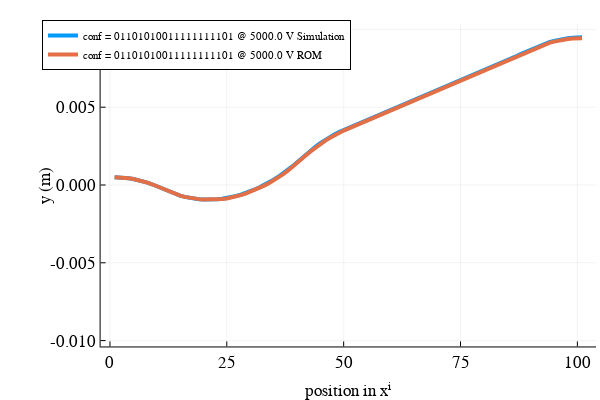

Notebook code for this chart:
### Code cell
x_i_ = X_test[:,argmin(Err)]
c_test_string = ""
for i in C_test[:,argmin(Err)]
    c_test_string = c_test_string * "$i"
end
plot(x_i_,
xlabel ="position in xⁱ",
ylabel = "y (m)",
linewidth=4,
label="conf = $(c_test_string) @ $pot V Simulation",
legendfontsize=8,
guidefontsize=12,
tickfontsize=12,
legend=:topleft,
ylims=(-1.1*maximum(abs.(x_i_)),1.1*maximum(abs.(x_i_)))
)
x_i_ = ReverseMap2(VectorSearch(Y_,C_test[:,argmin(Err)],VS_list),C_test[:,argmin(Err)],Y_,X,C_n,nh,nothing)
plot!(x_i_,
label="conf = $(c_test_string) @ $pot V ROM",
linewidth=4,
ylims=(-1.1*maximum(abs.(x_i_)),1.1*maximum(abs.(x_i_)))
)

### Figure 1 — Plotly figure (JSON) as saved in the notebook; plotly's stock layout.template omitted (floating-point values rounded to 4 significant figures)
{"data": [{"colorbar": {"len": 0.897, "title": "", "x": 0.9934, "y": 0.5417}, "legendgroup": "conf = 01101010011111111101 @ 5000.0 V Simulation", "line": {"color": "rgba(0, 154, 250, 1.000)", "dash": "solid", "shape": "linear", "width": 4}, "mode": "lines", "name": "conf = 01101010011111111101 @ 5000.0 V Simulation", "showlegend": true, "type": "scatter", "x": [1, 2, 3, 4, 5, 6, 7, 8, 9, 10, 11, 12, 13, 14, 15, 16, 17, 18, 19, 20, 21, 22, 23, 24, 25, 26, 27, 28, 29, 30, 31, 32, 33, 34, 35, 36, 37, 38, 39, 40, 41, 42, 43, 44, 45, 46, 47, 48, 49, 50, 51, 52, 53, 54, 55, 56, 57, 58, 59, 60, 61, 62, 63, 64, 65, 66, 67, 68, 69, 70, 71, 72, 73, 74, 75, 76, 77, 78, 79, 80, 81, 82, 83, 84, 85, 86, 87, 88, 89, 90, 91, 92, 93, 94, 95, 96, 97, 98, 99, 100, 101], "xaxis": "x", "y": [0.000497, 0.0004902, 0.0004698, 0.0004357, 0.0003878, 0.0003256, 0.0002487, 0.0001564, 4.826e-05, -7.822e-05, -0.000219, -0.0003598, -0.0004863, -0.0005945, -0.0006868, -0.0007638, -0.0008261, -0.0008743, -0.0009087, -0.0009295, -0.0009369, -0.0009311, -0.000912, -0.0008799, -0.0008346, -0.0007763, -0.0007049, -0.0006205, -0.000523, -0.0004125, -0.0002889, -0.0001521, -2.125e-06, 0.0001613, 0.0003383, 0.0005293, 0.0007346, 0.0009548, 0.001191, 0.001444, 0.001712, 0.001979, 0.002232, 0.002467, 0.002686, 0.002889, 0.003077, 0.003249, 0.003407, 0.003548, 0.003676, 0.003797, 0.003919, 0.004044, 0.004169, 0.004296, 0.004423, 0.004551, 0.004679, 0.004807, 0.004935, 0.005064, 0.005193, 0.005321, 0.00545, 0.005579, 0.005707, 0.005836, 0.005965, 0.006094, 0.006223, 0.006351, 0.00648, 0.006609, 0.006738, 0.006867, 0.006996, 0.007124, 0.007253, 0.007382, 0.007511, 0.007641, 0.00777, 0.0079, 0.00803, 0.00816, 0.008291, 0.008423, 0.008557, 0.008693, 0.00883, 0.00896, 0.009077, 0.009178, 0.009264, 0.009337, 0.009395, 0.00944, 0.009472, 0.00949, 0.009494], "yaxis": "y"}, {"colorbar": {"len": 0.897, "title": "", "x": 0.9934, "y": 0.5417}, "legendgroup": "conf = 01101010011111111101 @ 5000.0 V ROM", "line": {"color": "rgba(227, 111, 71, 1.000)", "dash": "solid", "shape": "linear", "width": 4}, "mode": "lines", "name": "conf = 01101010011111111101 @ 5000.0 V ROM", "showlegend": true, "type": "scatter", "x": [1, 2, 3, 4, 5, 6, 7, 8, 9, 10, 11, 12, 13, 14, 15, 16, 17, 18, 19, 20, 21, 22, 23, 24, 25, 26, 27, 28, 29, 30, 31, 32, 33, 34, 35, 36, 37, 38, 39, 40, 41, 42, 43, 44, 45, 46, 47, 48, 49, 50, 51, 52, 53, 54, 55, 56, 57, 58, 59, 60, 61, 62, 63, 64, 65, 66, 67, 68, 69, 70, 71, 72, 73, 74, 75, 76, 77, 78, 79, 80, 81, 82, 83, 84, 85, 86, 87, 88, 89, 90, 91, 92, 93, 94, 95, 96, 97, 98, 99, 100, 101], "xaxis": "x", "y": [0.000497, 0.0004902, 0.0004698, 0.0004357, 0.0003878, 0.0003255, 0.0002487, 0.0001564, 4.826e-05, -7.823e-05, -0.000219, -0.0003601, -0.000485, -0.0005937, -0.0006867, -0.0007643, -0.0008268, -0.0008744, -0.0009075, -0.0009264, -0.0009314, -0.0009367, -0.000927, -0.0009024, -0.0008628, -0.0008083, -0.000739, -0.0006547, -0.0005556, -0.0004417, -0.000313, -0.0001841, -4.06e-05, 0.0001177, 0.000291, 0.0004796, 0.0006835, 0.0009031, 0.001138, 0.00139, 0.001658, 0.001924, 0.002175, 0.00241, 0.002629, 0.002833, 0.003022, 0.003195, 0.003353, 0.003497, 0.003625, 0.003754, 0.003884, 0.004014, 0.004145, 0.004276, 0.004407, 0.004538, 0.004669, 0.004799, 0.004928, 0.005057, 0.005185, 0.005314, 0.005442, 0.00557, 0.005698, 0.005826, 0.005953, 0.006081, 0.006209, 0.006336, 0.006465, 0.006593, 0.006722, 0.006851, 0.00698, 0.007109, 0.007238, 0.007368, 0.007497, 0.007627, 0.007756, 0.007886, 0.008015, 0.008144, 0.008274, 0.008403, 0.008532, 0.008661, 0.008789, 0.008919, 0.009033, 0.009132, 0.009217, 0.009287, 0.009343, 0.009386, 0.009415, 0.009431, 0.009433], "yaxis": "y"}], "layout": {"annotations": [], "height": 400, "legend": {"bgcolor": "rgba(255, 255, 255, 1.000)", "bordercolor": "rgba(0, 0, 0, 1.000)", "borderwidth": 1, "font": {"color": "rgba(0, 0, 0, 1.000)", "family": "sans-serif", "size": 11}, "title": {"font": {"color": "rgba(0, 0, 0, 1.000)", "family": "sans-serif", "size": 15}, "text": ""}, "tracegroupgap": 0, "traceorder": "normal", "x": 0.07, "xanchor": "left", "y": 1, "yanchor": "top"}, "margin": {"b": 20, "l": 0, "r": 0, "t": 20}, "paper_bgcolor": "rgba(255, 255, 255, 1.000)", "plot_bgcolor": "rgba(255, 255, 255, 1.000)", "showlegend": true, "width": 600, "xaxis": {"anchor": "y", "domain": [0.1677, 0.9934], "gridcolor": "rgba(0, 0, 0, 0.100)", "gridwidth": 0.5, "linecolor": "rgba(0, 0, 0, 1.000)", "mirror": false, "range": [-2, 104], "showgrid": true, "showline": true, "showticklabels": true, "tickangle": 0, "tickcolor": "rgb(0, 0, 0)", "tickfont": {"color": "rgba(0, 0, 0, 1.000)", "family": "sans-serif", "size": 17}, "tickmode": "array", "ticks": "inside", "ticktext": ["0", "25", "50", "75", "100"], "tickvals": [0, 25, 50, 75, 100], "title": "position in xⁱ", "titlefont": {"color": "rgba(0, 0, 0, 1.000)", "family": "sans-serif", "size": 17}, "type": "-", "visible": true, "zeroline": false, "zerolinecolor": "rgba(0, 0, 0, 1.000)"}, "yaxis": {"anchor": "x", "domain": [0.09318, 0.9902], "gridcolor": "rgba(0, 0, 0, 0.100)", "gridwidth": 0.5, "linecolor": "rgba(0, 0, 0, 1.000)", "mirror": false, "range": [-0.01038, 0.01038], "showgrid": true, "showline": true, "showticklabels": true, "tickangle": 0, "tickcolor": "rgb(0, 0, 0)", "tickfont": {"color": "rgba(0, 0, 0, 1.000)", "family": "sans-serif", "size": 17}, "tickmode": "array", "ticks": "inside", "ticktext": ["-0.010", "-0.005", "0.000", "0.005", "0.010"], "tickvals": [-0.01, -0.005, 0, 0.005, 0.01], "title": "y (m)", "titlefont": {"color": "rgba(0, 0, 0, 1.000)", "family": "sans-serif", "size": 17}, "type": "-", "visible": true, "zeroline": false, "zerolinecolor": "rgba(0, 0, 0, 1.000)"}}}
